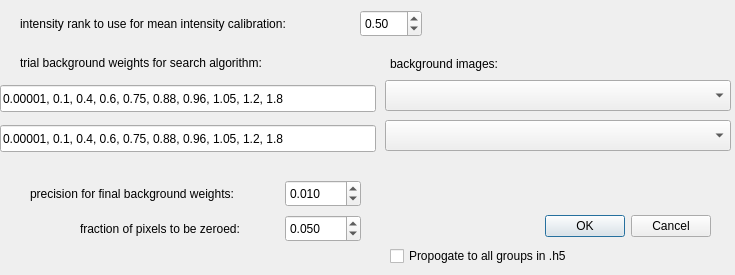
<?xml version="1.0" encoding="UTF-8"?>
<ui version="4.0">
 <class>LinBckndDialog</class>
 <widget class="QDialog" name="LinBckndDialog">
  <property name="geometry">
   <rect>
    <x>0</x>
    <y>0</y>
    <width>735</width>
    <height>275</height>
   </rect>
  </property>
  <property name="windowTitle">
   <string>Dialog</string>
  </property>
  <widget class="QDialogButtonBox" name="buttonBox">
   <property name="geometry">
    <rect>
     <x>520</x>
     <y>210</y>
     <width>191</width>
     <height>32</height>
    </rect>
   </property>
   <property name="orientation">
    <enum>Qt::Horizontal</enum>
   </property>
   <property name="standardButtons">
    <set>QDialogButtonBox::Cancel|QDialogButtonBox::Ok</set>
   </property>
  </widget>
  <widget class="QComboBox" name="imageComboBox0">
   <property name="geometry">
    <rect>
     <x>385</x>
     <y>80</y>
     <width>346</width>
     <height>31</height>
    </rect>
   </property>
  </widget>
  <widget class="QDoubleSpinBox" name="normrankSpinBox">
   <property name="geometry">
    <rect>
     <x>360</x>
     <y>10</y>
     <width>62</width>
     <height>27</height>
    </rect>
   </property>
   <property name="maximum">
    <double>1.000000000000000</double>
   </property>
   <property name="singleStep">
    <double>0.100000000000000</double>
   </property>
   <property name="value">
    <double>0.500000000000000</double>
   </property>
  </widget>
  <widget class="QLabel" name="label">
   <property name="geometry">
    <rect>
     <x>20</x>
     <y>15</y>
     <width>346</width>
     <height>17</height>
    </rect>
   </property>
   <property name="text">
    <string>intensity rank to use for mean intensity calibration:</string>
   </property>
  </widget>
  <widget class="QLabel" name="label_2">
   <property name="geometry">
    <rect>
     <x>20</x>
     <y>55</y>
     <width>341</width>
     <height>16</height>
    </rect>
   </property>
   <property name="text">
    <string>trial background weights for search algorithm:</string>
   </property>
  </widget>
  <widget class="QLabel" name="label_3">
   <property name="geometry">
    <rect>
     <x>390</x>
     <y>55</y>
     <width>246</width>
     <height>17</height>
    </rect>
   </property>
   <property name="text">
    <string>background images:</string>
   </property>
  </widget>
  <widget class="QLineEdit" name="imagefracLineEdit0">
   <property name="geometry">
    <rect>
     <x>0</x>
     <y>85</y>
     <width>376</width>
     <height>27</height>
    </rect>
   </property>
   <property name="text">
    <string>0.00001, 0.1, 0.4, 0.6, 0.75, 0.88, 0.96, 1.05, 1.2, 1.8</string>
   </property>
  </widget>
  <widget class="QLineEdit" name="imagefracLineEdit1">
   <property name="geometry">
    <rect>
     <x>0</x>
     <y>125</y>
     <width>376</width>
     <height>27</height>
    </rect>
   </property>
   <property name="text">
    <string>0.00001, 0.1, 0.4, 0.6, 0.75, 0.88, 0.96, 1.05, 1.2, 1.8</string>
   </property>
  </widget>
  <widget class="QComboBox" name="imageComboBox1">
   <property name="geometry">
    <rect>
     <x>385</x>
     <y>120</y>
     <width>346</width>
     <height>31</height>
    </rect>
   </property>
  </widget>
  <widget class="QDoubleSpinBox" name="precisionSpinBox">
   <property name="geometry">
    <rect>
     <x>285</x>
     <y>180</y>
     <width>76</width>
     <height>27</height>
    </rect>
   </property>
   <property name="decimals">
    <number>3</number>
   </property>
   <property name="singleStep">
    <double>0.010000000000000</double>
   </property>
   <property name="value">
    <double>0.010000000000000</double>
   </property>
  </widget>
  <widget class="QLabel" name="label_4">
   <property name="geometry">
    <rect>
     <x>30</x>
     <y>185</y>
     <width>251</width>
     <height>17</height>
    </rect>
   </property>
   <property name="text">
    <string>precision for final background weights:</string>
   </property>
  </widget>
  <widget class="QDoubleSpinBox" name="zerofracSpinBox">
   <property name="geometry">
    <rect>
     <x>285</x>
     <y>215</y>
     <width>76</width>
     <height>27</height>
    </rect>
   </property>
   <property name="decimals">
    <number>3</number>
   </property>
   <property name="singleStep">
    <double>0.010000000000000</double>
   </property>
   <property name="value">
    <double>0.050000000000000</double>
   </property>
  </widget>
  <widget class="QLabel" name="label_5">
   <property name="geometry">
    <rect>
     <x>80</x>
     <y>220</y>
     <width>206</width>
     <height>17</height>
    </rect>
   </property>
   <property name="text">
    <string>fraction of pixels to be zeroed:</string>
   </property>
  </widget>
  <widget class="QCheckBox" name="propogateCheckBox">
   <property name="geometry">
    <rect>
     <x>390</x>
     <y>245</y>
     <width>276</width>
     <height>22</height>
    </rect>
   </property>
   <property name="text">
    <string>Propogate to all groups in .h5</string>
   </property>
  </widget>
 </widget>
 <resources/>
 <connections>
  <connection>
   <sender>buttonBox</sender>
   <signal>accepted()</signal>
   <receiver>LinBckndDialog</receiver>
   <slot>accept()</slot>
   <hints>
    <hint type="sourcelabel">
     <x>248</x>
     <y>254</y>
    </hint>
    <hint type="destinationlabel">
     <x>157</x>
     <y>274</y>
    </hint>
   </hints>
  </connection>
  <connection>
   <sender>buttonBox</sender>
   <signal>rejected()</signal>
   <receiver>LinBckndDialog</receiver>
   <slot>reject()</slot>
   <hints>
    <hint type="sourcelabel">
     <x>316</x>
     <y>260</y>
    </hint>
    <hint type="destinationlabel">
     <x>286</x>
     <y>274</y>
    </hint>
   </hints>
  </connection>
 </connections>
</ui>
